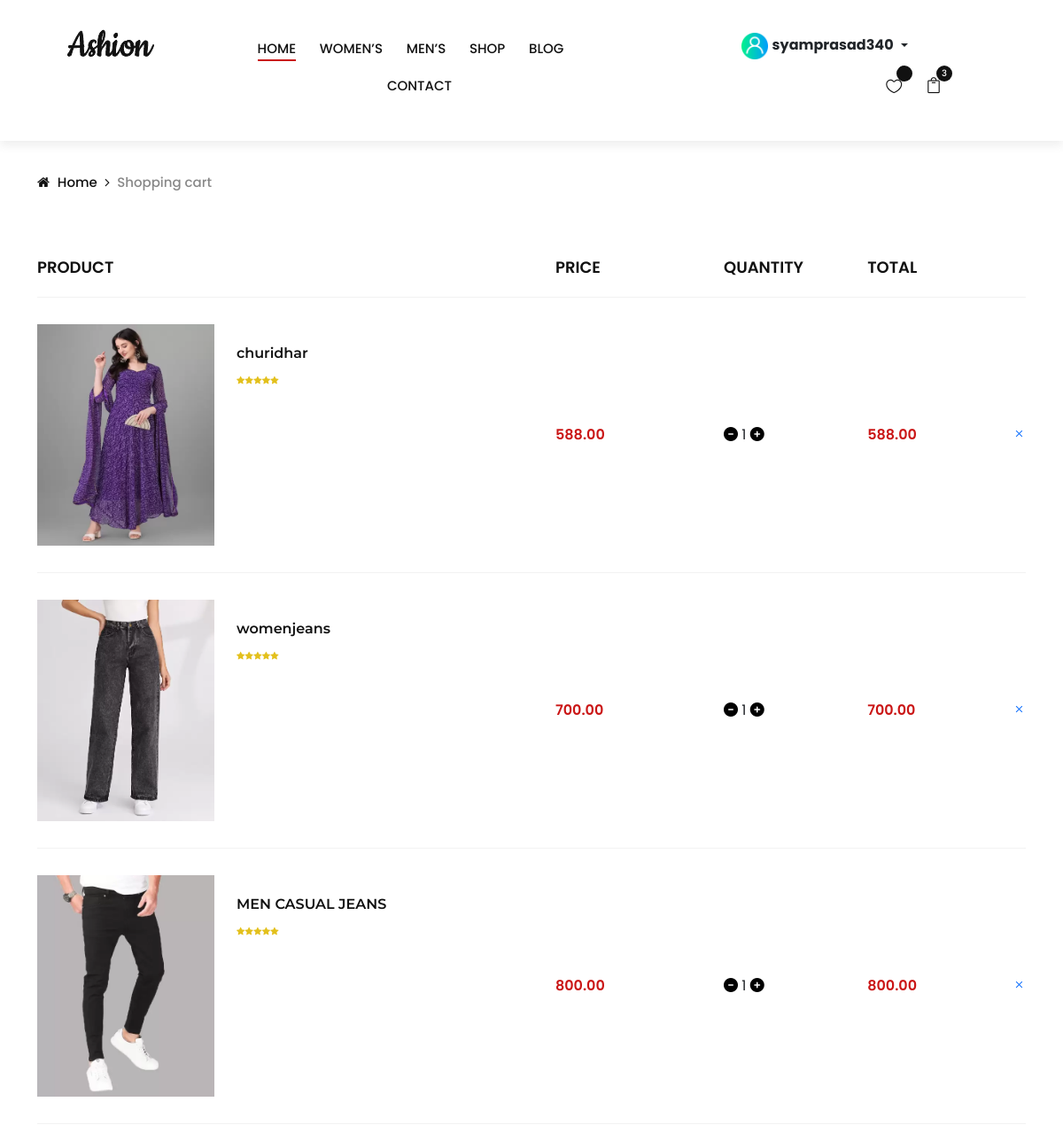
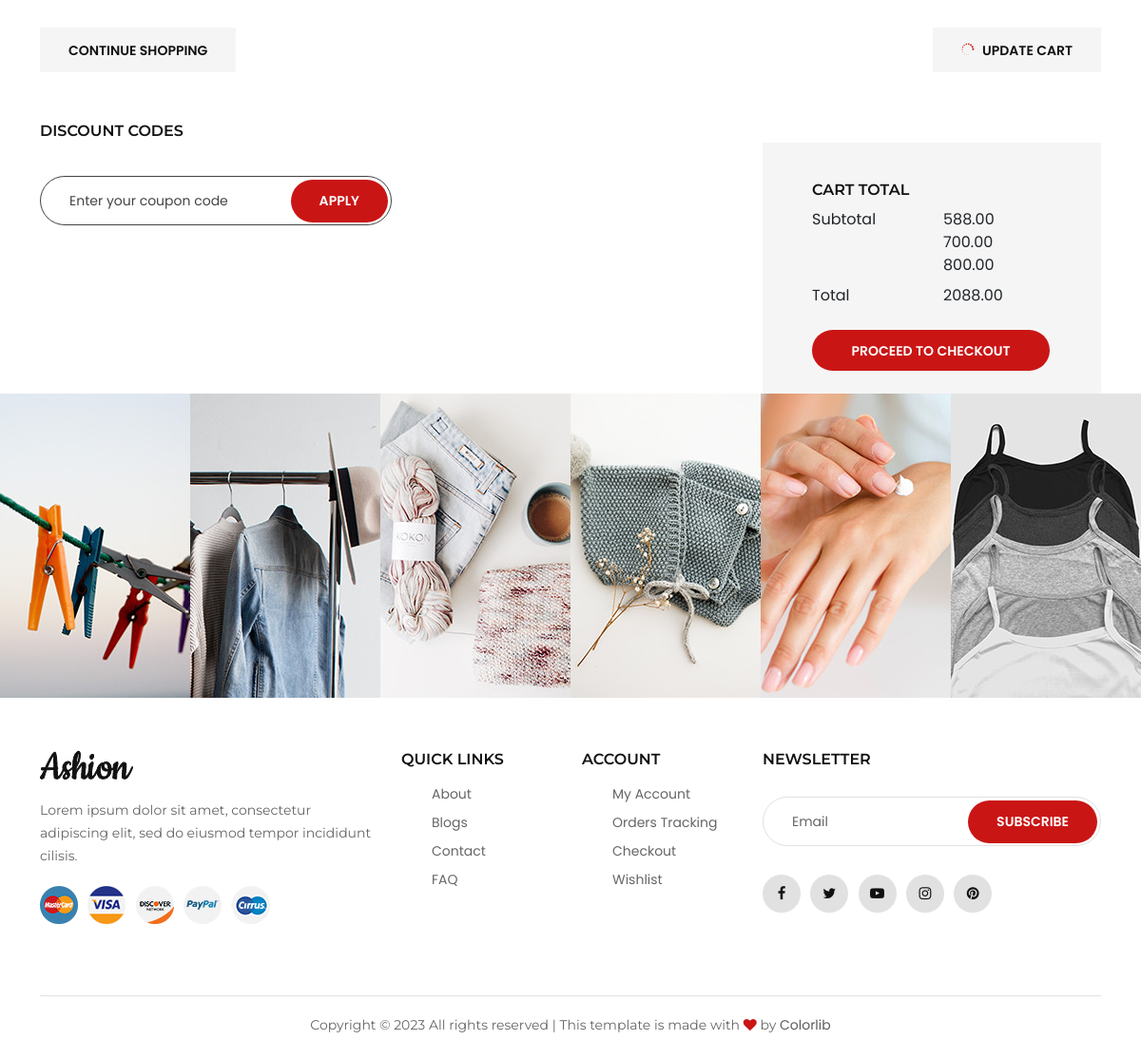
The app's page /cart/cartview (signed in) with its own data (2 pictures, top to bottom).
### cart/models.py (models this page shows, shortened)
class Cart(models.Model):
    cart_products = models.ForeignKey(Products, on_delete=models.CASCADE)
    user = models.ForeignKey(User, on_delete=models.CASCADE,null=True,blank=True)
    quantity = models.IntegerField()
    data_added = models.DateField(auto_now_add=True)
    def subtotal(self):
        return self.quantity * self.cart_products.price

### shop/models.py (models this page shows, shortened)
class Products(models.Model):
    name = models.CharField(max_length=250, unique=True)
    slug = models.CharField(max_length=250, unique=True)
    description = models.TextField(blank=True)
    image = models.ImageField(upload_to='shop/product-images', blank=True, null=True)
    price = models.DecimalField(max_digits=10, decimal_places=2)
    category = models.ForeignKey(Category, on_delete=models.CASCADE)
    created = models.DateTimeField(auto_now_add=True)
    updated = models.DateTimeField(auto_now=True)

### cart/views.py (the view)
# urls.py: path('cartview', views.cartview, name='cartview'),
@login_required
def cartview(request):
    total = 0
    user = request.user
    try:
        cart = Cart.objects.filter(user=user)
        for i in cart:
            total += i.quantity * i.cart_products.price
    except Cart.DoesNotExist:
        pass
    cart = Cart.objects.filter(user=user)
    return render(request, 'cartview.html', {'cart': cart, 'total': total})

### cart/context_processors.py (called while the page is built)
def counter(request):
    item_count = 0
    if request.user.is_authenticated:
        user = request.user
        try:
            cart = Cart.objects.filter(user=user)
            for i in cart:
                item_count = item_count + i.quantity
        except Cart.DoesNotExist:
            item_count = 0
    return {'count': item_count}

### shop/context_processors.py (called while the page is built)
def menu_links(request):
    g = Gender.objects.all()
    c = Category.objects.all()
    return {'links': c, 'gender': g}

### templates/cartview.html (shortened to what this page needs)
{% extends 'base.html' %}
{% load static %}
{% block content %}
<div class="breadcrumb-option">
    <div class="container">
        <div class="row">
            <div class="col-lg-12">
                <div class="breadcrumb__links">
                    <a href="./index.html"><i class="fa fa-home"></i> Home</a>
                    <span>Shopping cart</span>
                </div>
            </div>
        </div>
    </div>
</div>
<section class="shop-cart spad">
    <div class="container">
        {% if not cart %}
        <div>
            <h1 class="text-center">Cart is empty</h1>
            <a href="{% url 'shop:home' %}">Continue shopping</a>
        </div>
        {% else %}
        <div class="row">
            <div class="col-lg-12">
                <div class="shop__cart__table">
                    <table>
                        <thead>
                        <tr>
                            <th>Product</th>
                            <th>Price</th>
                            <th>Quantity</th>
                            <th>Total</th>
                            <th></th>
                        </tr>
                        </thead>
                        <tbody>
                        {% for i in cart %}
                        <tr>
                            <td class="cart__product__item">
                                <img src="{{i.cart_products.image.url}}" style="height:250px;width:200px;" alt="">
                                <div class="cart__product__item__title">
                                    <h6>{{i.cart_products.name}}</h6>
                                    <div class="rating">
                                        <i class="fa fa-star"></i>
                                        <i class="fa fa-star"></i>
                                        <i class="fa fa-star"></i>
                                        <i class="fa fa-star"></i>
                                        <i class="fa fa-star"></i>
                                    </div>
                                </div>
                            </td>
                            <td class="cart__price">{{i.cart_products.price}}</td>
                            <td>
                                <a href="{% url 'cart:cart_remove' i.cart_products.id %}"><i class="fa-solid fa-circle-minus"
                                                                      style="color:black"></i></a>
                                <span>   {{i.quantity}} </span>
                                <a href="{% url 'cart:add_to_cart' i.cart_products.id %}"><i class="fa-solid fa-circle-plus"
                                                                       style="color:black"></i></a>
                            </td>
                            <td class="cart__total">{{i.subtotal}}</td>
                            <td class="cart__close"><a href="{% url 'cart:full_remove' i.cart_products.id %}" class="icon_close"></a></td>
                        </tr>
                        {% endfor %}
                        </tbody>
                    </table>
                </div>
            </div>
        </div>
        <div class="row">
            <div class="col-lg-6 col-md-6 col-sm-6">
                <div class="cart__btn">
                    <a href="{% url 'shop:allproducts' %}">Continue Shopping</a>
                </div>
            </div>
            <div class="col-lg-6 col-md-6 col-sm-6">
                <div class="cart__btn update__btn">
                    <a href="{% url 'shop:all_products_page2' %}"><span class="icon_loading"></span> Update cart</a>
                </div>
            </div>
        </div>
        <div class="row">
            <div class="col-lg-6">
                <div class="discount__content">
                    <h6>Discount codes</h6>
                    <form action="#">
                        <input type="text" placeholder="Enter your coupon code">
                        <button type="submit" class="site-btn">Apply</button>
                    </form>
                </div>
            </div>
            <div class="col-lg-4 offset-lg-2 container p-4 mb-4" style="height:150px">
                <div class="cart__total__procced row">
                    <div class="col-md-12"><h6>Cart total</h6></div>
                    <div class="col-md-6">Subtotal</div>
                    <div class="col-md-6">
                        {% for i in cart %}
                            <div>{{i.subtotal}}</div>
                        {% endfor %}
                        </div>
                        <div class="col-md-6 mt-2">Total</div>
                    <div class="col-md-6 mt-2">{{total}}</div>
                    <div class="mt-4">
                        <a href="{% url 'cart:checkout' %}" class="primary-btn" style="width:250px">Proceed to checkout</a>
                    </div>
                </div>
            </div>
        </div>
        {% endif %}
    </div>
</section>
<div class="instagram mt-4">
    <div class="container-fluid">
        <div class="row">
            <div class="col-lg-2 col-md-4 col-sm-4 p-0">
                <div class="instagram__item set-bg" data-setbg="{% static 'img/instagram/insta-1.jpg' %}">
                </div>
            </div>
            <div class="col-lg-2 col-md-4 col-sm-4 p-0">
                <div class="instagram__item set-bg" data-setbg="{% static 'img/instagram/insta-2.jpg' %}">
                </div>
            </div>
            <div class="col-lg-2 col-md-4 col-sm-4 p-0">
                <div class="instagram__item set-bg" data-setbg="{% static 'img/instagram/insta-3.jpg' %}">
                </div>
            </div>
            <div class="col-lg-2 col-md-4 col-sm-4 p-0">
                <div class="instagram__item set-bg" data-setbg="{% static 'img/instagram/insta-4.jpg' %}">
                </div>
            </div>
            <div class="col-lg-2 col-md-4 col-sm-4 p-0">
                <div class="instagram__item set-bg" data-setbg="{% static 'img/instagram/insta-5.jpg' %}">
                </div>
            </div>
            <div class="col-lg-2 col-md-4 col-sm-4 p-0">
                <div class="instagram__item set-bg" data-setbg="{% static 'img/instagram/insta-6.jpg' %}">
                </div>
            </div>
        </div>
    </div>
</div>
{% endblock %}

### templates/base.html (shortened to what this page needs)
<!DOCTYPE html>
{% load static %}
<html lang="en">
<head>
    <link rel="stylesheet" href="{% static 'css/signup-style.css' %}">
    <link href='https://unpkg.com/boxicons@2.1.2/css/boxicons.min.css' rel='stylesheet'>
    <link rel="stylesheet" href="https://cdnjs.cloudflare.com/ajax/libs/font-awesome/6.4.0/css/all.min.css"
/>
    <link rel="stylesheet" href="{% static 'css/bootstrap.min.css' %}" type="text/css">
    <link rel="stylesheet" href="{% static 'css/font-awesome.min.css' %}" type="text/css">
    <link rel="stylesheet" href="{% static 'css/elegant-icons.css' %}" type="text/css">
    <link rel="stylesheet" href="{% static 'css/jquery-ui.min.css' %}" type="text/css">
    <link rel="stylesheet" href="{% static 'css/magnific-popup.css' %}" type="text/css">
    <link rel="stylesheet" href="{% static 'css/owl.carousel.min.css' %}" type="text/css">
    <link rel="stylesheet" href="{% static 'css/slicknav.min.css' %}" type="text/css">
    <link rel="stylesheet" href="{% static 'css/style.css' %}" type="text/css">
    <link href="https://cdn.jsdelivr.net/npm/bootstrap@5.0.2/dist/css/bootstrap.min.css" rel="stylesheet"
>
</head>
<body>
<header class="header">
    <div class="container-fluid">
        <div class="row">
            <div class="col-xl-2 col-lg-1">
                <div class="header__logo">
                    <a href="{% url 'shop:home' %}"><img src="{% static 'img/logo.png' %}" alt=""></a>
                </div>
            </div>
            <div class="col-xl-5 col-lg-6">
                <nav class="header__menu">
                    <ul>
                        <li class="active"><a href="{% url 'shop:home' %}">Home</a></li>
                        <li><a href="#">Women’s</a></li>
                        <li><a href="#">Men’s</a></li>
                        <li><a href="{% url 'shop:allproducts' %}">Shop</a></li>
                        <li><a href="">Blog</a></li>
                        <li><a href="">Contact</a></li>
                    </ul>
                </nav>
            </div>
            <div class="col-lg-4">
                <div class="header__right">
                    {% if user.is_authenticated %}
                    {% if user.username != 'admin' %}
                    <div class="header__right__auth">
                        <div class="dropdown">
                            <button class="btn  dropdown-toggle" type="button" id="dropdownMenuButton1"
                                    data-bs-toggle="dropdown" aria-expanded="false">
                                <img style="height: 30px;width: 30px;" src="{% static 'images/user.png' %}">
                                <strong>{{user.username}}</strong>
                            </button>
                        </div>
                    </div>
                    <ul class="header__right__widget">
                        <li><a href="#"><span class="icon_heart_alt"></span>
                            <div class="tip"></div>
                        </a></li>
                        <li><a href="{% url 'cart:cartview' %}"><span class="icon_bag_alt"></span>
                            <div class="tip">{{count}}</div>
                        </a></li>
                    </ul>
                    {% endif %}
                {% endif %}
            </div>
        </div>
    </div>
</header>
{% block content %}
{% endblock %}
<footer class="footer">
    <div class="container">
        <div class="row">
            <div class="col-lg-4 col-md-6 col-sm-7">
                <div class="footer__about">
                    <div class="footer__logo">
                        <a href="./index.html"><img src="{% static 'img/logo.png' %}" alt=""></a>
                    </div>
                    <p>Lorem ipsum dolor sit amet, consectetur adipiscing elit, sed do eiusmod tempor incididunt
                        cilisis.</p>
                    <div class="footer__payment">
                        <a href="#"><img src="{% static 'img/payment/payment-1.png' %}" alt=""></a>
                        <a href="#"><img src="{% static 'img/payment/payment-2.png' %}" alt=""></a>
                        <a href="#"><img src="{% static 'img/payment/payment-3.png' %}" alt=""></a>
                        <a href="#"><img src="{% static 'img/payment/payment-4.png' %}" alt=""></a>
                        <a href="#"><img src="{% static 'img/payment/payment-5.png' %}" alt=""></a>
                    </div>
                </div>
            </div>
            <div class="col-lg-2 col-md-3 col-sm-5">
                <div class="footer__widget">
                    <h6>Quick links</h6>
                    <ul>
                        <li><a href="#">About</a></li>
                        <li><a href="#">Blogs</a></li>
                        <li><a href="#">Contact</a></li>
                        <li><a href="#">FAQ</a></li>
                    </ul>
                </div>
            </div>
            <div class="col-lg-2 col-md-3 col-sm-4">
                <div class="footer__widget">
                    <h6>Account</h6>
                    <ul>
                        <li><a href="#">My Account</a></li>
                        <li><a href="#">Orders Tracking</a></li>
                        <li><a href="#">Checkout</a></li>
                        <li><a href="#">Wishlist</a></li>
                    </ul>
                </div>
            </div>
            <div class="col-lg-4 col-md-8 col-sm-8">
                <div class="footer__newslatter">
                    <h6>NEWSLETTER</h6>
                    <form action="#">
                        <input type="text" placeholder="Email">
                        <button type="submit" class="site-btn">Subscribe</button>
                    </form>
                    <div class="footer__social">
                        <a href="#"><i class="fa fa-facebook"></i></a>
                        <a href="#"><i class="fa fa-twitter"></i></a>
                        <a href="#"><i class="fa fa-youtube-play"></i></a>
                        <a href="#"><i class="fa fa-instagram"></i></a>
                        <a href="#"><i class="fa fa-pinterest"></i></a>
                    </div>
                </div>
            </div>
        </div>
        <div class="row">
            <div class="col-lg-12">
                <div class="footer__copyright__text">
                    <p>Copyright &copy;
                       2023 All rights reserved | This template is made with <i class="fa fa-heart"
                                                                            aria-hidden="true"></i>
                        by <a href="https://colorlib.com" target="_blank">Colorlib</a>
                    </p>
                </div>
            </div>
        </div>
    </div>
</footer>
</body>
</html>

### static/css/signup-style.css (style rules this page uses)
* { margin: 0; padding: 0; box-sizing: border-box; font-family: 'Poppins', sans-serif; }
header { font-size: 28px; font-weight: 600; color: #232836; text-align: center; }
form { margin-top: 30px; }

### templates/base.html (style rules this page uses)
a { text-decoration: none; }

### records on screen
Cart: cart_products.image (picture), cart_products.name "churidhar", cart_products.price "588.00", quantity "1", subtotal "588.00"
Cart: cart_products.image (picture), cart_products.name "womenjeans", cart_products.price "700.00", quantity "1", subtotal "700.00"
Cart: cart_products.image (picture), cart_products.name "MEN CASUAL JEANS", cart_products.price "800.00", quantity "1", subtotal "800.00"

### other values on screen
{{ user.username }} "syamprasad340"
{{ count }} "3"
{{ total }} "2088.00"
